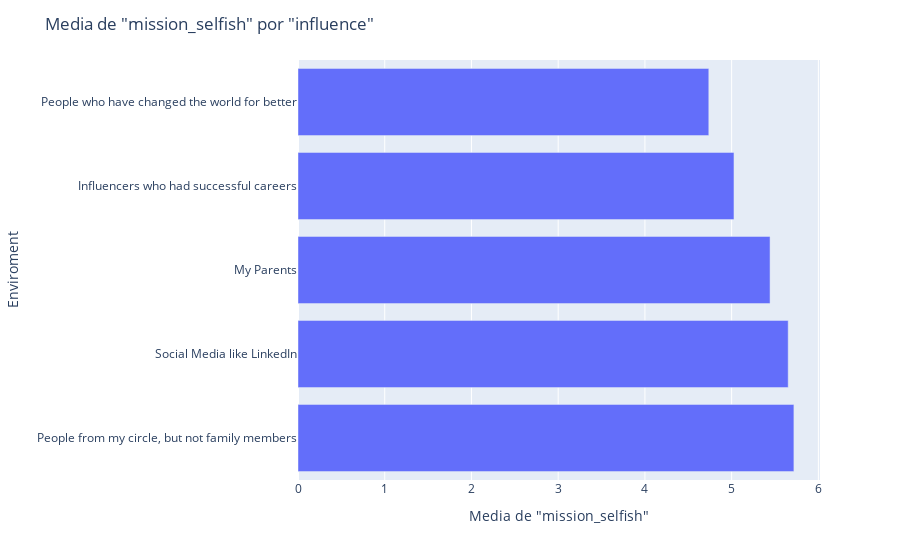

Notebook code cell kept with this figure:
### Markdown cell above
El 46% de los datos indica que las personas tratarán de perseguir mayor educación fuera de la India y el 25% tiene claro que no lo hará. Por otra parte se distingue una mayor cantidad de personas que no perseguirán una mayor educación fuera de India que se encuentran con mayor disposición a trabajar para una empresa con una mision sin interes en el impacto social. Parece haber una mayor presencia de personas a las que les gustaría trabajar en un esquema híbrido, con mayor diposición a empresas sin interes en el impacto social.

### Code cell
df.groupby("influence").mission_selfish.mean().sort_values(ascending= False).head()

# Agrupar por 'enviroment', calcular la media de 'mission_selfish', ordenar los valores de forma descendente y obtener los primeros valores
data = df.groupby("influence").mission_selfish.mean().sort_values(ascending=False).head()

# Convertir los resultados en un DataFrame
data = pd.DataFrame({'influence': data.index, 'mean_mission_selfish': data.values})

# Crear el gráfico de barras horizontales
fig = px.bar(data, x='mean_mission_selfish', y='influence', orientation='h')

# Personalizar el diseño del gráfico
fig.update_layout(
    title='Media de "mission_selfish" por "influence"',
    xaxis_title='Media de "mission_selfish"',
    yaxis_title='Enviroment'
)

# Mostrar el gráfico
fig.show()

### Figure 1 — Plotly figure (JSON) as saved in the notebook; plotly's stock layout.template omitted (floating-point values rounded to 4 significant figures)
{"data": [{"alignmentgroup": "True", "hovertemplate": "mean_mission_selfish=%{x}<br>influence=%{y}<extra></extra>", "legendgroup": "", "marker": {"color": "#636efa", "pattern": {"shape": ""}}, "name": "", "offsetgroup": "", "orientation": "h", "showlegend": false, "textposition": "auto", "type": "bar", "x": [5.718, 5.652, 5.443, 5.027, 4.737], "xaxis": "x", "y": ["People from my circle, but not family members", "Social Media like LinkedIn", "My Parents", "Influencers who had successful careers", "People who have changed the world for better"], "yaxis": "y"}], "layout": {"barmode": "relative", "legend": {"tracegroupgap": 0}, "margin": {"t": 60}, "title": {"text": "Media de \"mission_selfish\" por \"influence\""}, "xaxis": {"anchor": "y", "domain": [0, 1], "title": {"text": "Media de \"mission_selfish\""}}, "yaxis": {"anchor": "x", "domain": [0, 1], "title": {"text": "Enviroment"}}}}
